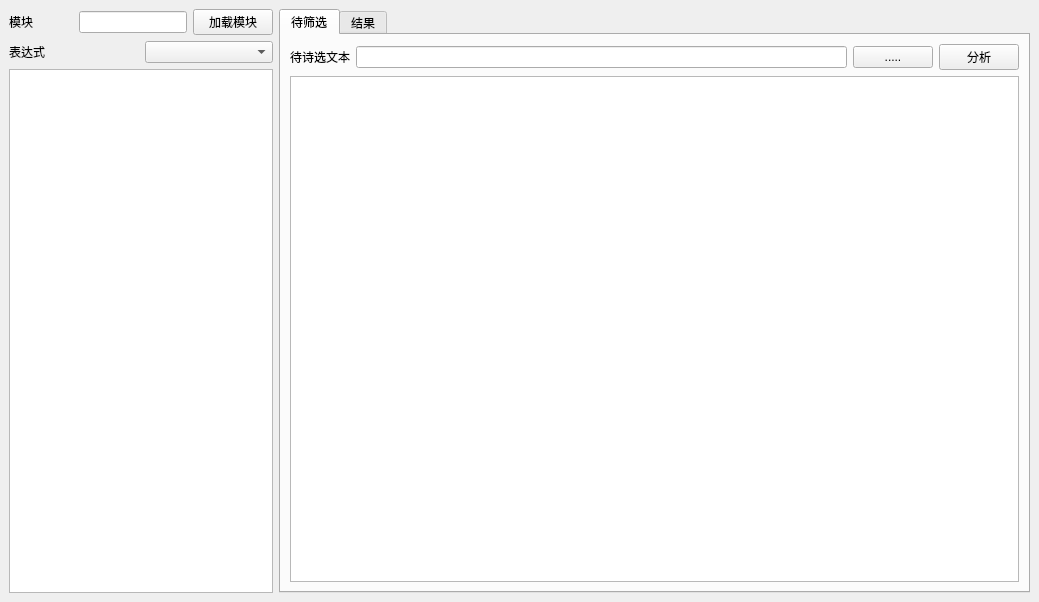
<?xml version="1.0" encoding="UTF-8"?>
<ui version="4.0">
 <class>reDatcomparser</class>
 <widget class="QMainWindow" name="reDatcomparser">
  <property name="geometry">
   <rect>
    <x>0</x>
    <y>0</y>
    <width>1039</width>
    <height>602</height>
   </rect>
  </property>
  <property name="windowTitle">
   <string>正则表达式</string>
  </property>
  <widget class="QWidget" name="centralWidget">
   <layout class="QHBoxLayout" name="horizontalLayout_5">
    <item>
     <layout class="QVBoxLayout" name="verticalLayout">
      <item>
       <layout class="QHBoxLayout" name="horizontalLayout">
        <item>
         <widget class="QLabel" name="label">
          <property name="text">
           <string>模块</string>
          </property>
         </widget>
        </item>
        <item>
         <spacer name="horizontalSpacer">
          <property name="orientation">
           <enum>Qt::Horizontal</enum>
          </property>
          <property name="sizeType">
           <enum>QSizePolicy::Preferred</enum>
          </property>
          <property name="sizeHint" stdset="0">
           <size>
            <width>40</width>
            <height>20</height>
           </size>
          </property>
         </spacer>
        </item>
        <item>
         <widget class="QLineEdit" name="lineEdit_Modul">
          <property name="sizePolicy">
           <sizepolicy hsizetype="Preferred" vsizetype="Fixed">
            <horstretch>0</horstretch>
            <verstretch>0</verstretch>
           </sizepolicy>
          </property>
         </widget>
        </item>
        <item>
         <widget class="QPushButton" name="pushButton_load">
          <property name="text">
           <string>加载模块</string>
          </property>
         </widget>
        </item>
       </layout>
      </item>
      <item>
       <layout class="QHBoxLayout" name="horizontalLayout_2">
        <item>
         <widget class="QLabel" name="label_2">
          <property name="text">
           <string>表达式</string>
          </property>
         </widget>
        </item>
        <item>
         <spacer name="horizontalSpacer_2">
          <property name="orientation">
           <enum>Qt::Horizontal</enum>
          </property>
          <property name="sizeType">
           <enum>QSizePolicy::Preferred</enum>
          </property>
          <property name="sizeHint" stdset="0">
           <size>
            <width>1</width>
            <height>20</height>
           </size>
          </property>
         </spacer>
        </item>
        <item>
         <widget class="QComboBox" name="comboBox_re">
          <property name="sizePolicy">
           <sizepolicy hsizetype="Preferred" vsizetype="Fixed">
            <horstretch>0</horstretch>
            <verstretch>0</verstretch>
           </sizepolicy>
          </property>
         </widget>
        </item>
       </layout>
      </item>
      <item>
       <widget class="QPlainTextEdit" name="plainTextEdit_reg">
        <property name="sizePolicy">
         <sizepolicy hsizetype="Preferred" vsizetype="Expanding">
          <horstretch>0</horstretch>
          <verstretch>0</verstretch>
         </sizepolicy>
        </property>
       </widget>
      </item>
     </layout>
    </item>
    <item>
     <widget class="QTabWidget" name="tabWidget">
      <property name="currentIndex">
       <number>0</number>
      </property>
      <widget class="QWidget" name="tab">
       <attribute name="title">
        <string>待筛选</string>
       </attribute>
       <layout class="QVBoxLayout" name="verticalLayout_2">
        <item>
         <layout class="QHBoxLayout" name="horizontalLayout_3">
          <item>
           <widget class="QLabel" name="label_3">
            <property name="text">
             <string>待诗选文本</string>
            </property>
           </widget>
          </item>
          <item>
           <widget class="QLineEdit" name="lineEdit_file"/>
          </item>
          <item>
           <widget class="QPushButton" name="pushButton_click">
            <property name="text">
             <string>.....</string>
            </property>
           </widget>
          </item>
          <item>
           <widget class="QPushButton" name="pushButton_Run">
            <property name="text">
             <string>分析</string>
            </property>
           </widget>
          </item>
         </layout>
        </item>
        <item>
         <widget class="QTextEdit" name="textEdit_input"/>
        </item>
       </layout>
      </widget>
      <widget class="QWidget" name="tab_2">
       <attribute name="title">
        <string>结果</string>
       </attribute>
       <layout class="QHBoxLayout" name="horizontalLayout_4">
        <item>
         <widget class="QPlainTextEdit" name="plainTextEdit_match"/>
        </item>
       </layout>
      </widget>
     </widget>
    </item>
   </layout>
  </widget>
  <action name="actionRun">
   <property name="text">
    <string>执行</string>
   </property>
   <property name="toolTip">
    <string>&lt;html&gt;&lt;head/&gt;&lt;body&gt;&lt;p&gt;执行分析&lt;/p&gt;&lt;/body&gt;&lt;/html&gt;</string>
   </property>
   <property name="shortcut">
    <string>Ctrl+R</string>
   </property>
  </action>
 </widget>
 <resources/>
 <connections/>
</ui>
